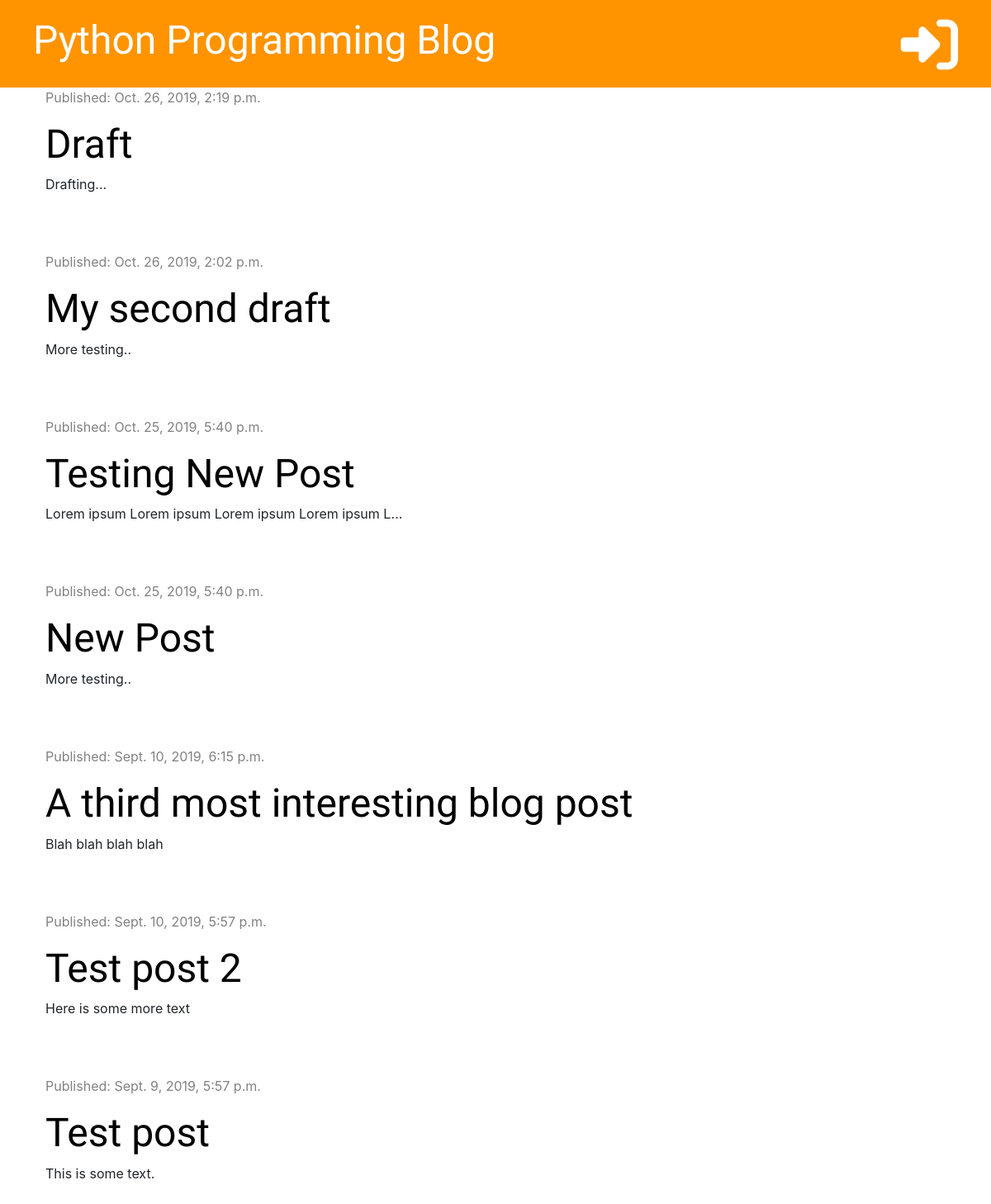
The app's page /, older data.
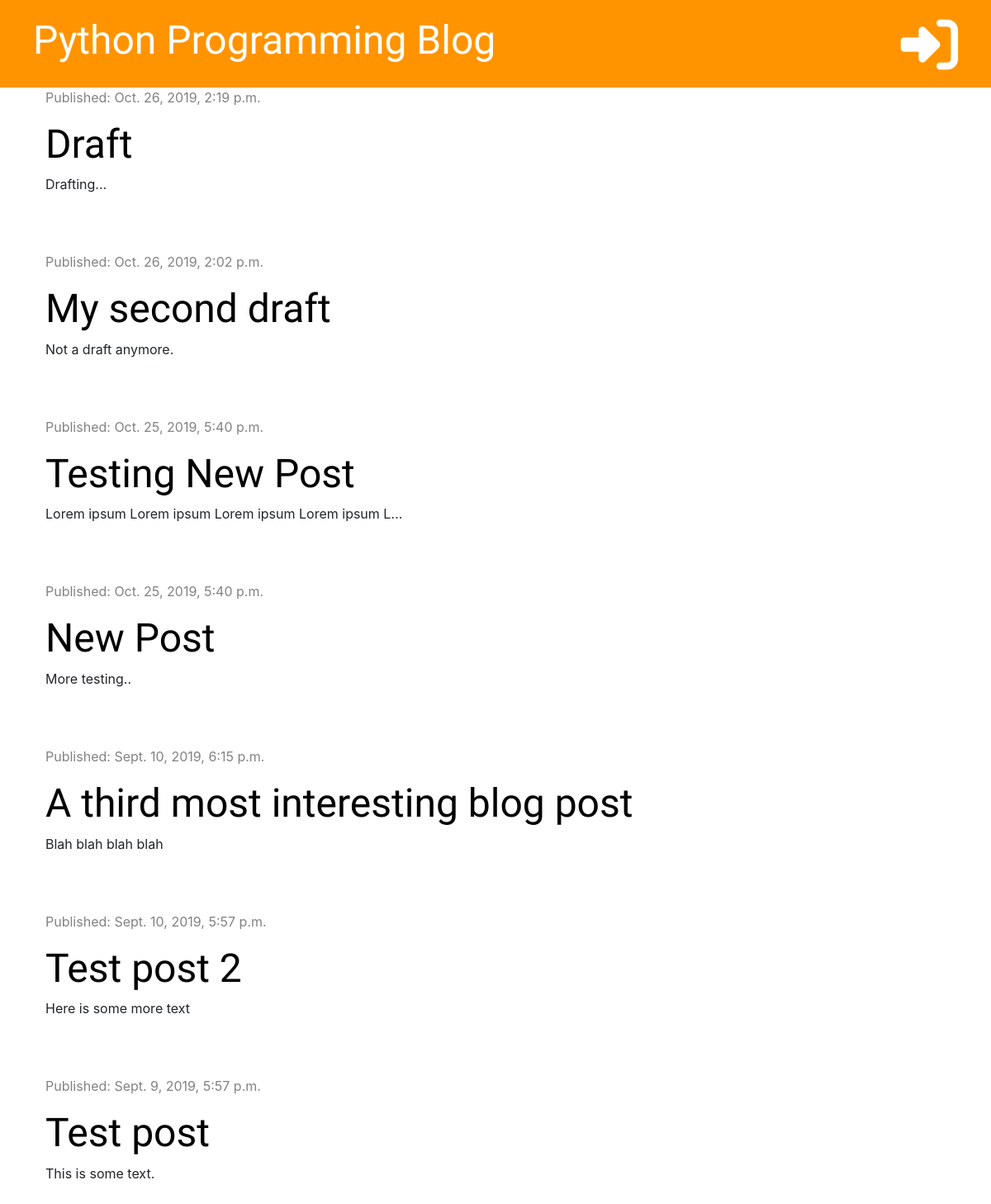
The same page, newer data.
### blog/models.py (models this page shows, shortened)
class Post(models.Model):
    author = models.ForeignKey('auth.User', on_delete=models.CASCADE)
    title = models.CharField(max_length=200)
    text = models.TextField()
    created_date = models.DateTimeField(default=timezone.now)
    published_date = models.DateTimeField(blank=True, null=True)
    edited_date = models.DateTimeField(blank=True, null=True)

### blog/views.py (the view)
# urls.py: path('', views.post_list, name='post_list'),
def post_list(request):
    posts = Post.objects.filter(published_date__lte=timezone.now()).order_by('-published_date')
    stuff_for_frontend = {'posts': posts}
    return render(request, 'blog/post_list.html', stuff_for_frontend)

### blog/templates/blog/post_list.html (shortened to what this page needs)
{% extends 'blog/base.html' %}
{% block content %}
    {% for post in posts %}
    <div class="post">
        <div class="date">
            <p>Published: {{ post.published_date }}</p>
        </div>
        <h1><a href="{% url 'post_detail' pk=post.pk %}">{{ post.title }}</a></h1>
        <p>{{ post.text|truncatechars:50|linebreaksbr }}</p>
    </div>
    {% endfor %}
{% endblock %}

Row changes from the older to the newer data that the page shows:
changed Post "My second draft": text "More testing.." → "Not a draft anymore."
